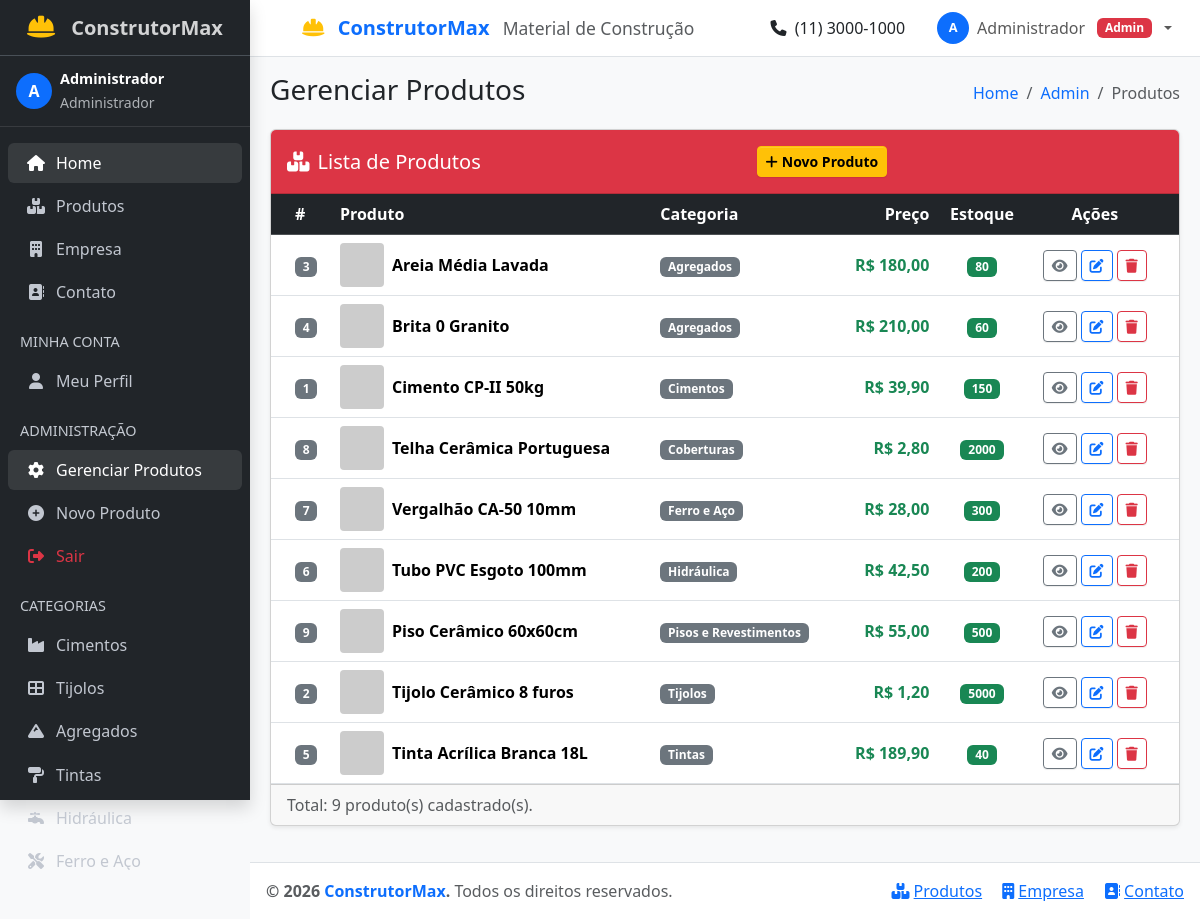
Page /admin/index.php (signed in) on the committed database.
### tables this page shows
CREATE TABLE IF NOT EXISTS produtos (
    id        INT UNSIGNED    AUTO_INCREMENT PRIMARY KEY,
    nome      VARCHAR(150)    NOT NULL,
    categoria VARCHAR(80)     NOT NULL,
    preco     DECIMAL(10,2)   NOT NULL DEFAULT 0.00,
    estoque   INT UNSIGNED    NOT NULL DEFAULT 0,
    imagem    VARCHAR(500)    NOT NULL DEFAULT '',
    descricao TEXT            NOT NULL,
    criado_em TIMESTAMP       NOT NULL DEFAULT CURRENT_TIMESTAMP
);

### admin/index.php (the view, shortened to what this page needs)
<?php
$db = getDB();
$produtos = $db->query('SELECT * FROM produtos ORDER BY categoria, nome')->fetchAll();
require_once '../layout.php';
?>
<div class="card shadow-sm mb-4">
  <div class="card-header bg-danger text-white d-flex justify-content-between align-items-center">
    <h5 class="mb-0"><i class="fas fa-boxes me-2"></i>Lista de Produtos</h5>
    <a href="produto_form.php" class="btn btn-warning btn-sm fw-bold">
      <i class="fas fa-plus me-1"></i>Novo Produto
    </a>
  </div>
  <div class="card-body p-0">
    <div class="table-responsive">
      <table class="table table-hover mb-0">
        <thead class="table-dark">
          <tr>
            <th>#</th>
            <th>Produto</th>
            <th>Categoria</th>
            <th class="text-end">Preço</th>
            <th class="text-center">Estoque</th>
            <th class="text-center">Ações</th>
          </tr>
        </thead>
        <tbody>
          <?php foreach ($produtos as $p): ?>
          <tr>
            <td class="align-middle"><span class="badge bg-secondary"><?= $p['id'] ?></span></td>
            <td class="align-middle">
              <div class="d-flex align-items-center gap-2">
                <img src="<?= htmlspecialchars($p['imagem']) ?>" style="width:44px;height:44px;object-fit:cover;border-radius:4px" alt="">
                <span class="fw-semibold"><?= htmlspecialchars($p['nome']) ?></span>
              </div>
            </td>
            <td class="align-middle"><span class="badge bg-secondary"><?= htmlspecialchars($p['categoria']) ?></span></td>
            <td class="align-middle text-end fw-bold text-success">R$ <?= number_format($p['preco'], 2, ',', '.') ?></td>
            <td class="align-middle text-center">
              <?php if ($p['estoque'] < 20): ?>
              <span class="badge bg-danger"><?= $p['estoque'] ?></span>
              <?php else: ?>
              <span class="badge bg-success"><?= $p['estoque'] ?></span>
              <?php endif; ?>
            </td>
            <td class="align-middle text-center">
              <div class="d-flex gap-1 justify-content-center">
                <a href="../produto.php?id=<?= $p['id'] ?>" class="btn btn-sm btn-outline-secondary" title="Visualizar" target="_blank">
                  <i class="fas fa-eye"></i>
                </a>
                <a href="produto_form.php?id=<?= $p['id'] ?>" class="btn btn-sm btn-outline-primary" title="Editar">
                  <i class="fas fa-edit"></i>
                </a>
                <form method="POST" class="d-inline" onsubmit="return confirm('Excluir o produto <?= htmlspecialchars(addslashes($p['nome'])) ?>?')">
                  <button type="submit" class="btn btn-sm btn-outline-danger" title="Excluir">
                    <i class="fas fa-trash"></i>
                  </button>
                </form>
              </div>
            </td>
          </tr>
          <?php endforeach; ?>
        </tbody>
      </table>
    </div>
  </div>
  <div class="card-footer text-muted">
    Total: <?= count($produtos) ?> produto(s) cadastrado(s).
  </div>
</div>
<?php require_once '../layout_footer.php'; ?>

### rows in the picture
produtos: id "3", nome "Areia Média Lavada", categoria "Agregados", preco "180,00", estoque "80"
produtos: id "4", nome "Brita 0 Granito", categoria "Agregados", preco "210,00", estoque "60"
produtos: id "1", nome "Cimento CP-II 50kg", categoria "Cimentos", preco "39,90", estoque "150"
produtos: id "8", nome "Telha Cerâmica Portuguesa", categoria "Coberturas", preco "2,80", estoque "2000"
produtos: id "7", nome "Vergalhão CA-50 10mm", categoria "Ferro e Aço", preco "28,00", estoque "300"
produtos: id "6", nome "Tubo PVC Esgoto 100mm", categoria "Hidráulica", preco "42,50", estoque "200"
produtos: id "9", nome "Piso Cerâmico 60x60cm", categoria "Pisos e Revestimentos", preco "55,00", estoque "500"
produtos: id "2", nome "Tijolo Cerâmico 8 furos", categoria "Tijolos", preco "1,20", estoque "5000"
produtos: id "5", nome "Tinta Acrílica Branca 18L", categoria "Tintas", preco "189,90", estoque "40"

### other values in the picture
substr($usuario_logado['nome'], 0, 1) "A"
explode(' ', $usuario_logado['nome'])[0] "Administrador"
$usuario_logado['nome'] "Administrador"
$cat "Cimentos"
$cat "Tijolos"
$cat "Agregados"
$cat "Tintas"
$cat "Hidráulica"
$cat "Ferro e Aço"
$titulo "Gerenciar Produtos"
$b['nome'] "Admin"
$b['nome'] "Produtos"
count($produtos) "9"
